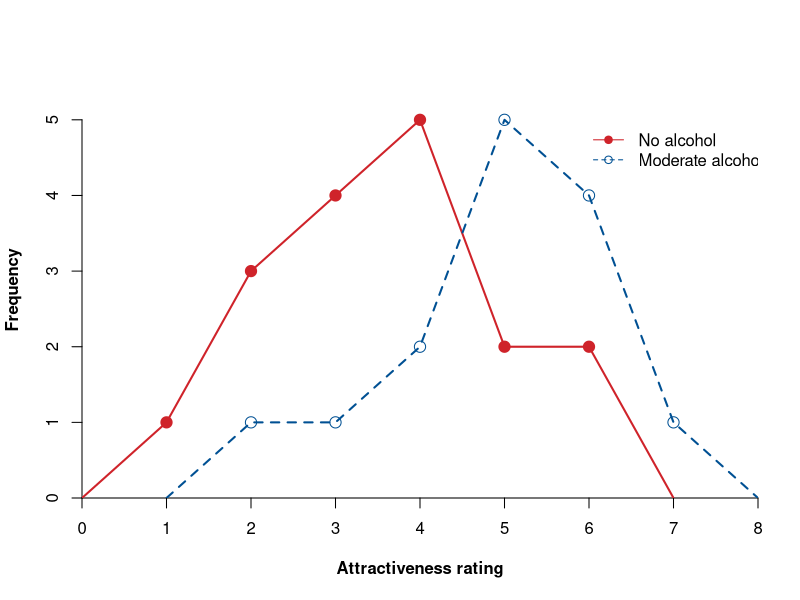
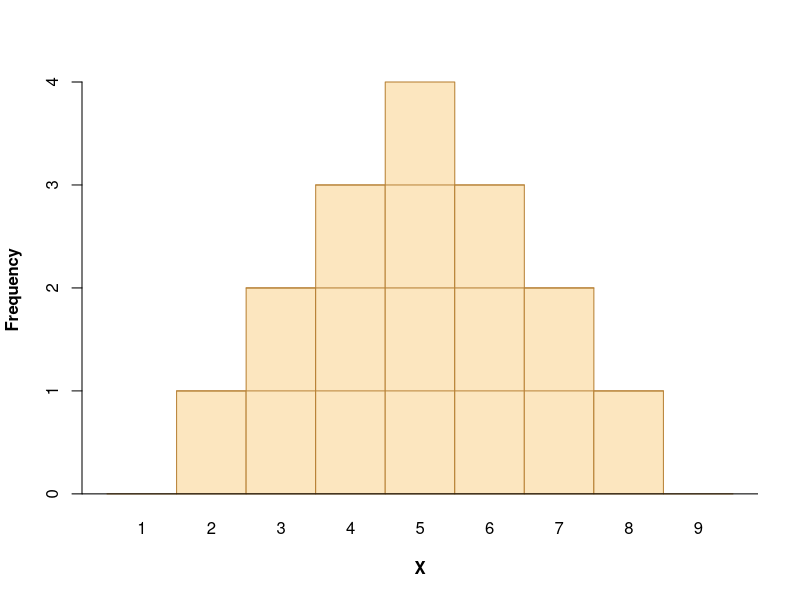
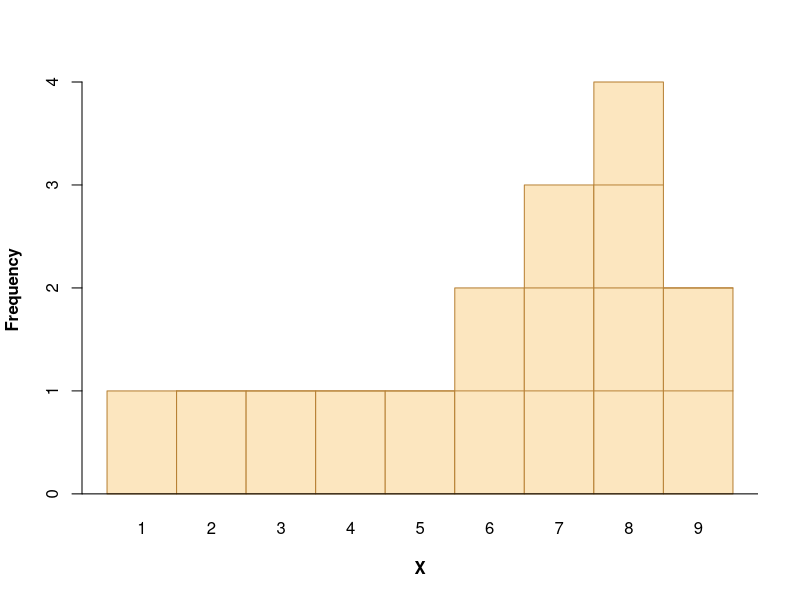
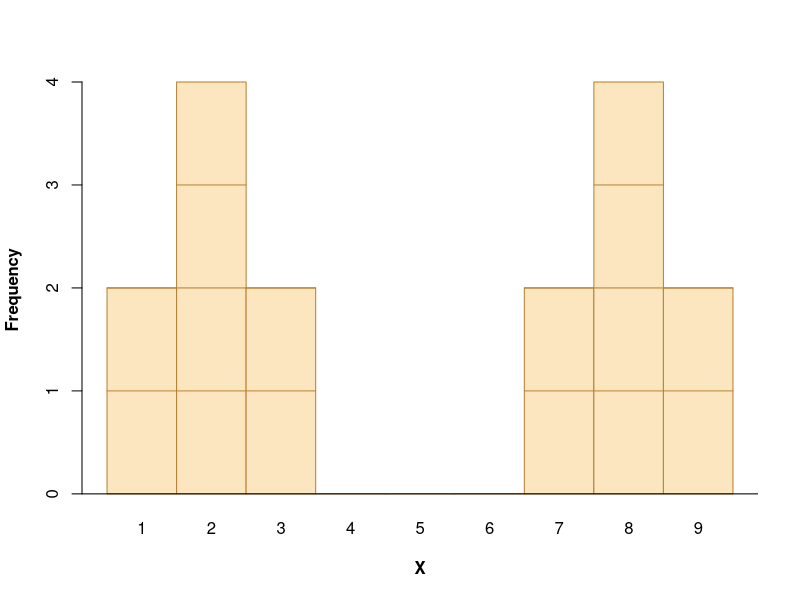
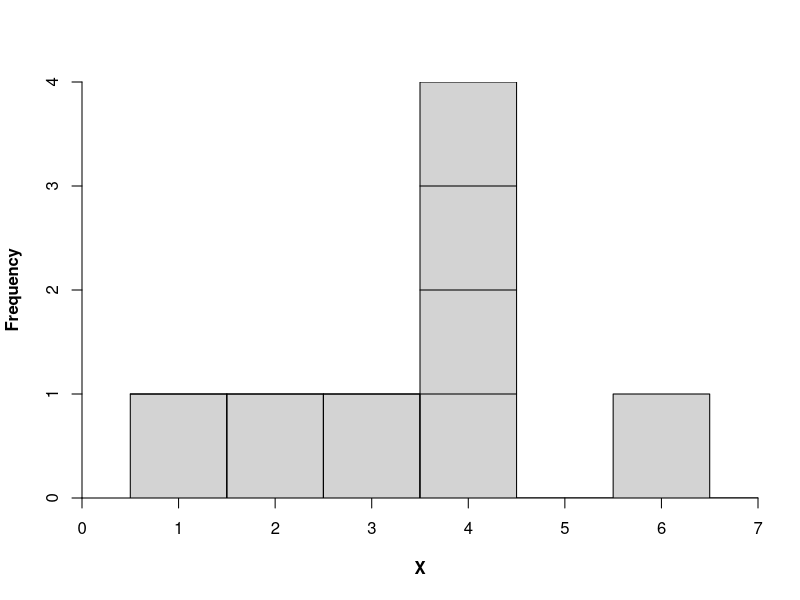
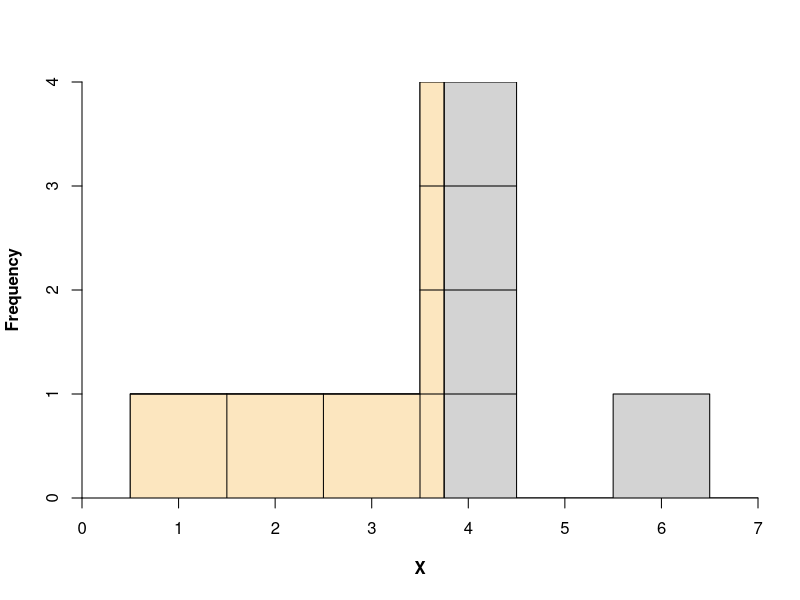
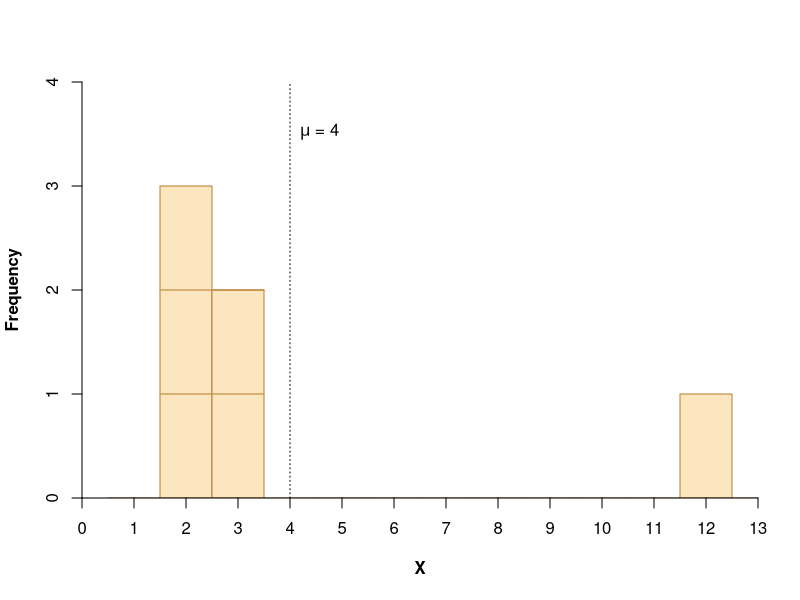
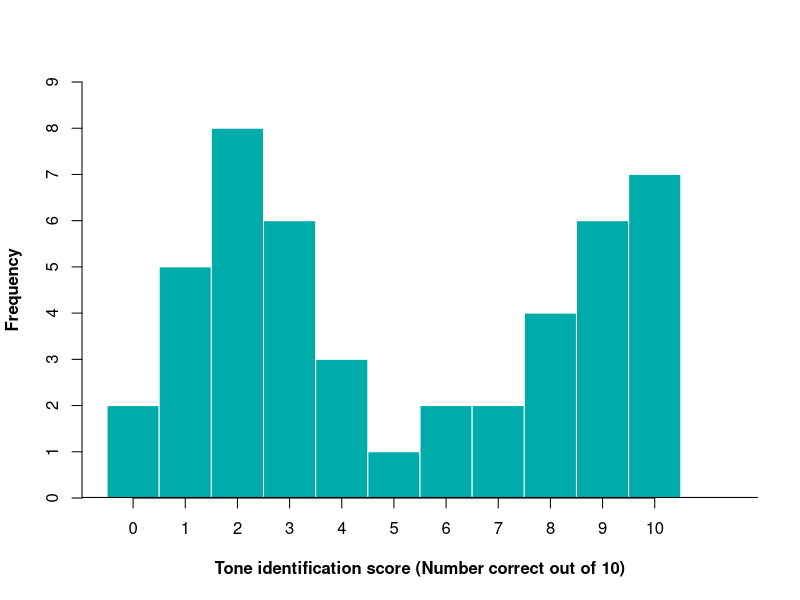

Reproduce these figures in R, in order.
## ---- chunk 1
NoAlcoh <- c(1, 3, 4, 5, 2, 2)
Alcohol <- c(1, 1, 2, 5, 4, 1)
plot(NULL,
     xlim = c(0, 8),
     ylim = c(0, 5.5),
     axes = FALSE,
     xaxs = "i",
     yaxs = "i",
     xlab = "Attractiveness rating",
     ylab = "Frequency", font.lab = 2
)
axis(1,
     at = 0:8,
     label = 0:8
)
axis(2,
     at = 0:5,
     label = 0:5
)
points(x = 1:6,
       y = NoAlcoh,
       pch = 19,
       col = "#cf232a",
       cex = 1.5
)
lines(x = 0:7,
      y = c(0, NoAlcoh, 0),
      col = "#cf232a",
      lwd = 2
)
points(x = 2:7,
       y = Alcohol,
       pch = 1,
       col = "#005093",
       cex = 1.5
)
lines(x = 1:8,
      y = c(0, Alcohol, 0),
      col = "#005093",
      lty = 2,
      lwd = 2
)
legend(x = 6,
       y = 5,
       box.col = "white",
       bg = "white",
       lty = c(1, 2),
       pch = c(19, 1),
       col =c ("#cf232a", "#005093"),
       legend = c("No alcohol", "Moderate alcohol")
)
## ---- chunk 2
f <- c(0, 1:4, 3:1, 0)
barplot(height = f,
        names.arg = 1:9,
        space = 0,
        xlim = c(0, 9),
        ylab = "Frequency",
        xlab = "X",
        col = "#fce6bf",
        border = "#b78135",
        font.lab = 2)
abline(h = 0)
segments( c(1, 2, 3),
          c(1, 2, 3),
          c(8, 7, 6),
          c(1, 2, 3),
          col = "#b78135")
## ---- chunk 3
f <- c(rep(1, 5), 2, 3, 4, 2)
barplot(height = f,
        names.arg = 1:9,
        space = 0,
        xlim = c(0, 9),
        ylab = "Frequency",
        xlab = "X",
        col = "#fce6bf",
        border = "#b78135",
        font.lab = 2)
abline(h = 0)
segments( c(1, 6, 7),
          c(1, 2, 3),
          c(9, 9, 8),
          c(1, 2, 3),
          col = "#b78135")
## ---- chunk 4
f <- c(2, 4, 2, rep(0, 3), 2, 4, 2)
barplot(height = f,
        names.arg = 1:9,
        space = 0,
        xlim = c(0, 9),
        ylab = "Frequency",
        xlab = "X",
        col = "#fce6bf",
        border = "#b78135",
        font.lab = 2)
abline(h = 0)
segments( c(0, 0, 1, 6, 6, 7),
          c(1, 2, 3, 1, 2, 3),
          c(3, 3, 2, 9, 9, 8),
          c(1, 2, 3, 1, 2, 3),
          col = "#b78135")
## ---- chunk 5
X <- c(1, 2, 3, rep(4, 4), 6)
hist(X, xlim = c(0, 7),
     breaks = 0.5 : 7.5,
     yaxs = "i",
     xaxs = "i",
     main = "",
     font.lab = 2
)
segments(
     c(1.5, 2.5, 3.5, 0.5, 3.5, 3.5),
     c(0, 0, 0, 1, 2, 3),
     c(1.5, 2.5, 3.5, 4.5, 4.5, 4.5),
     c(1, 1, 1, 1, 2, 3)
)
## ---- chunk 6
X <- c(1, 2, 3, rep(4, 4), 6)
hist(X, xlim = c(0, 7),
     breaks = 0.5 : 7.5,
     yaxs = "i",
     xaxs = "i",
     main = "",
     font.lab = 2
)
polygon( c(0.5, 0.5, 3.5, 3.5, 3.75, 3.75),
         c(0, 1, 1, 4, 4, 0),
         col = "#fce6bf"
)
segments(
     c(1.5, 2.5, 3.5, 0.5, 3.5, 3.5),
     c(0, 0, 0, 1, 2, 3),
     c(1.5, 2.5, 3.5, 4.5, 4.5, 4.5),
     c(1, 1, 1, 1, 2, 3)
)
abline(v = 3.75)
## ---- chunk 7
X <- c(rep(2, 3), rep(3, 2), 12)
hist(X,
     xlim = c(0, 13),
     ylim = c(0, 4),
     breaks = seq(0.5, 13.5, by = 1),
     yaxs = "i",
     xaxs = "i",
     main = "",
     font.lab = 2,
     border = "#b78135",
     col = "#fce6bf",
     axes = FALSE
)
axis(1, at = 0:13, labels = 0:13)
axis(2, at = 0:4, labels = 0:4)
segments(
     c(1.5, 1.5),
     c(1, 2),
     c(3.5, 3.5),
     c(1, 2),
     col = "#b78135"
)
abline(v = 4,
       lty = 3
)
text(x = 4,
     y = 3.5,
     pos = 4,
     label = expression(paste(mu, " = 4"))
)
## ---- chunk 8
X <- c(2, 5, 8, 6, 3, 1, 2, 2, 4, 6, 7)
barplot(X,
        xlim = c(0, 12),
        ylim = c(0, 9),
        space = 0,
        yaxs = "i",
        border = "white",
        col = "#00acaa",
        axes = FALSE,
        main = "",
        xlab = "Tone identification score (Number correct out of 10)",
        ylab = "Frequency",
        font.lab = 2
)
axis(1,
    at = 0.5:10.5,
    labels = 0:10
)
axis(2,
     at = 0:9,
     labels = 0:9
)
abline(h = 0, lwd = 2)
## ---- chunk 9
X <- c(10, rep(11, 4), rep(12, 3), 13, 100)
Xgap <- ifelse(X > 15, X-82, X)
hist(Xgap,
     breaks = seq(9.5, 18.5, by = 1),
     xaxs = "i",
     yaxs = "i",
     main = "",
     xlim = c(8.5, 19),
     axes = FALSE,
     xlab = "Number of errors",
     ylab = "Frequency",
     font.lab =  2,
     col = "#fce6bf",
     border = "#b78135"
)
segments(
     c(9.5, 10.5, 10.5),
     c(1, 2, 3),
     c(13.5, 12.5, 12.5),
     c(1, 2, 3),
     col = "#b78135"
)
axis(1,
    at = c(10:15, 18),
    label = c(10:15, 100))
axis(2)
abline(h = 0,
     lwd = 1.5)
library(plotrix)
axis.break(1,
     breakpos =  9,
     style = "zigzag",
     brw = 0.05
)
axis.break(1,
     breakpos =  16,
     style = "zigzag",
     brw = 0.05
)
## ---- chunk 10
X = 0:4
Y = c(19, 21, 15, 5, 10)
plot(X, Y,
     type =  "l",
     ylim = c(0, 30),
     xlim = c(-0.2, 4.1),
     col = "#cf232a",
     xlab = "Drug dose",
     ylab = "Mean food consumption",
     font.lab = 2,
     lwd = 1.5,
     axes = FALSE,
     yaxs = "i",
     xaxs = "i"
)
points(X, Y,
       pch = 19,
       col = "#cf232a",
       lwd = 2
)
abline(h = 0, lwd = 1.5)
abline(v = -0.2, lwd = 1.5)
axis(side = 1,
     at = 0:4,
     label = 0:4,
     lwd = 1
)
axis(side = 2,
     at = seq(5, 30, by = 5),
     label = seq(5,30, by = 5),
     lwd = 1
)
## ---- chunk 11
X = c("Northeast", "South", "Midwest", "West")
Y = c(110, 75, 90, 120)
barplot(Y,
        names.arg = X,
        col = c("#d5493a", "#0bb0ae",
                "#ef9d56", "#2aa96d"),
        border = "white",
        xlab = "Region of the United States",
        ylab = "Median new house cost (in $1000s)",
        font.lab = 2
        )
abline (h = 0)
